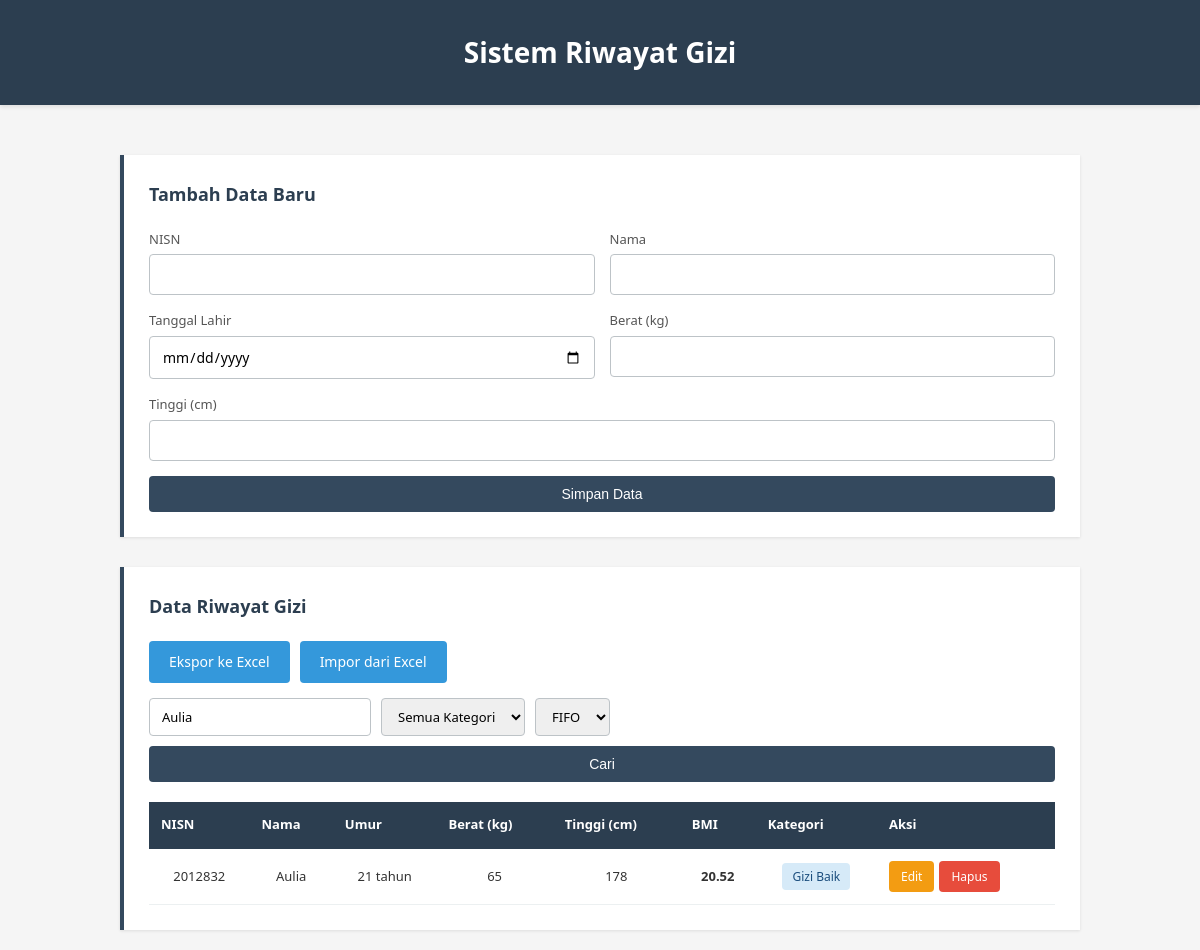
Page /index.php?cari=Aulia on the committed database.
### tables this page shows
CREATE TABLE `riwayat_gizi` (
  `id` int NOT NULL AUTO_INCREMENT,
  `nisn` int NOT NULL,
  `nama` varchar(100) DEFAULT NULL,
  `tanggal` date DEFAULT NULL,
  `berat` float DEFAULT NULL,
  `tinggi` float DEFAULT NULL,
  `bmi` float DEFAULT NULL,
  `kategori` varchar(50) DEFAULT NULL,
  PRIMARY KEY (`id`)
);

### index.php (the view, shortened to what this page needs)
<?php include 'koneksi.php'; ?>
<!DOCTYPE html>
<html lang="id">
<head>
    <link rel="stylesheet" href="style.css">
</head>
<body>
    <header>
        <h1>Sistem Riwayat Gizi</h1>
    </header>
    <div class="container">
        <div class="form-container">
            <h2>Tambah Data Baru</h2>
            <form action="tambah.php" method="POST">
                <div class="form-row">
                    <div class="form-group">
                        <label for="nisn">NISN</label>
                        <input type="number" id="nisn" name="nisn" required>
                    </div>
                    <div class="form-group">
                        <label for="nama">Nama</label>
                        <input type="text" id="nama" name="nama" required>
                    </div>
                </div>
                <div class="form-row">
                    <div class="form-group">
                        <label for="tanggal">Tanggal Lahir</label>
                        <input type="date" id="tanggal" name="tanggal" required>
                    </div>
                    <div class="form-group">
                        <label for="berat">Berat (kg)</label>
                        <input type="number" id="berat" name="berat" step="0.1" required>
                    </div>
                </div>
                <div class="form-row full">
                    <div class="form-group">
                        <label for="tinggi">Tinggi (cm)</label>
                        <input type="number" id="tinggi" name="tinggi" step="0.1" required>
                    </div>
                </div>
                <button type="submit" class="btn-primary">Simpan Data</button>
            </form>
        </div>
        <div class="table-container">
            <h2>Data Riwayat Gizi</h2>
            <div class="btn-group">
                <a href="export.php" class="btn btn-success">Ekspor ke Excel</a>
                <a href="import.php" class="btn btn-info">Impor dari Excel</a>
            </div>
            <form method="GET" class="filter-section">
                <input type="text" name="cari" value="<?= htmlspecialchars($_GET['cari'] ?? '') ?>" placeholder="Cari nama...">
                <select name="kategori">
                    <option value="">Semua Kategori</option>
                </select>
                <select name="mode">
                    <option value="FIFO" <?= ($_GET['mode'] ?? 'FIFO') === 'FIFO' ? 'selected' : '' ?>>FIFO</option>
                </select>
                <button type="submit" class="btn btn-primary">Cari</button>
            </form>
            <table>
                <thead>
                    <tr>
                        <th>NISN</th>
                        <th>Nama</th>
                        <th>Umur</th>
                        <th>Berat (kg)</th>
                        <th>Tinggi (cm)</th>
                        <th>BMI</th>
                        <th>Kategori</th>
                        <th>Aksi</th>
                    </tr>
                </thead>
                <tbody>
                    <?php
                    $cari = $_GET['cari'] ?? '';
                    $mode = $_GET['mode'] ?? 'FIFO';
                    $query = "SELECT * FROM riwayat_gizi WHERE 1=1";
                    if (!empty($cari)) {
                        $cari = mysqli_real_escape_string($conn, $cari);
                        $query .= " AND nama LIKE '%$cari%'";
                    }
                    if ($mode == "LIFO") {
                        $query .= " ORDER BY id DESC";
                    } else {
                        $query .= " ORDER BY id ASC";
                    }
                    $result = mysqli_query($conn, $query);
                    while ($row = mysqli_fetch_assoc($result)) {
                        $badgeClass = 'badge-primary';
                        if ($row['kategori'] == "Stunting") $badgeClass = 'badge-primary';
                        elseif ($row['kategori'] == "Gizi Baik") $badgeClass = 'badge-success';
                        elseif ($row['kategori'] == "Obesitas") $badgeClass = 'badge-danger';
                        $birthDate = new DateTime($row['tanggal']);
                        $today = new DateTime();
                        $age = $today->diff($birthDate)->y;
                        echo "<tr>
                            <td>{$row['nisn']}</td>
                            <td>{$row['nama']}</td>
                            <td>{$age} tahun</td>
                            <td>{$row['berat']}</td>
                            <td>{$row['tinggi']}</td>
                            <td><strong>{$row['bmi']}</strong></td>
                            <td><span class='badge {$badgeClass}'>{$row['kategori']}</span></td>
                            <td>
                                <div class='action-buttons'>
                                    <a href='edit.php?id={$row['id']}' class='btn btn-warning btn-sm'>Edit</a>
                                    <a href='hapus.php?id={$row['id']}' class='btn btn-danger btn-sm' onclick=\"return confirm('Yakin ingin menghapus data ini?')\">Hapus</a>
                                </div>
                            </td>
                        </tr>";
                    }
                    ?>
                </tbody>
            </table>
        </div>
    </div>
</body>
</html>

### style.css (style rules this page uses)
* { margin: 0; padding: 0; box-sizing: border-box; }
body { font-family: 'Segoe UI', Tahoma, Geneva, Verdana, sans-serif; background-color: #f5f5f5; color: #333; line-height: 1.6; }
.container { max-width: 1000px; margin: 0 auto; padding: 20px; }
header { background-color: #2c3e50; color: white; padding: 30px 0; margin-bottom: 30px; text-align: center; box-shadow: 0 2px 4px rgba(0, 0, 0, 0.1); }
header h1 { font-size: 28px; font-weight: 600; }
.form-container { background-color: white; padding: 25px; margin-bottom: 30px; border-left: 4px solid #34495e; box-shadow: 0 1px 3px rgba(0, 0, 0, 0.1); }
.form-container h2 { font-size: 18px; margin-bottom: 20px; color: #2c3e50; font-weight: 600; }
.form-row { display: grid; grid-template-columns: 1fr 1fr; gap: 15px; margin-bottom: 15px; }
.form-row.full { grid-template-columns: 1fr; }
.form-group { display: flex; flex-direction: column; }
label { font-size: 13px; font-weight: 500; margin-bottom: 5px; color: #555; }
input[type="text"], input[type="email"], input[type="number"], input[type="date"], select, textarea { padding: 10px 12px; border: 1px solid #bdc3c7; border-radius: 4px; font-size: 14px; font-family: inherit; transition: border-color 0.3s; }
button, .btn { padding: 10px 20px; border: none; border-radius: 4px; font-size: 14px; font-weight: 500; cursor: pointer; transition: background-color 0.3s; text-decoration: none; display: inline-block; }
.btn-primary, button[type="submit"] { background-color: #34495e; color: white; width: 100%; }
.btn-success { background-color: #3498db; color: white; }
.btn-info { background-color: #3498db; color: white; }
.btn-warning { background-color: #f39c12; color: white; }
.btn-danger { background-color: #e74c3c; color: white; }
.btn-sm { padding: 6px 12px; font-size: 12px; }
.btn-group { display: flex; gap: 10px; margin-bottom: 15px; }
.table-container { background-color: white; padding: 25px; border-left: 4px solid #34495e; box-shadow: 0 1px 3px rgba(0, 0, 0, 0.1); }
.table-container h2 { font-size: 18px; margin-bottom: 20px; color: #2c3e50; font-weight: 600; }
.filter-section { margin-bottom: 20px; display: flex; gap: 10px; flex-wrap: wrap; }
.filter-section input, .filter-section select { padding: 8px 12px; font-size: 13px; }
table { width: 100%; border-collapse: collapse; margin-top: 15px; }
table thead { background-color: #34495e; color: white; }
table th { padding: 12px; text-align: left; font-weight: 600; font-size: 13px; border-bottom: 2px solid #2c3e50; }
table td { padding: 12px; border-bottom: 1px solid #ecf0f1; font-size: 13px; }
.badge { display: inline-block; padding: 4px 10px; border-radius: 4px; font-size: 12px; font-weight: 500; }
.badge-success { background-color: #d6eaf8; color: #1a4d7d; }
.action-buttons { display: flex; gap: 5px; }
th { background: #2c3e50; color: white; }
td, th { padding: 10px; text-align: center; }

### rows in the picture
riwayat_gizi: nisn "2012832", nama "Aulia", berat "65", tinggi "178", bmi "20.52", kategori "Gizi Baik"
